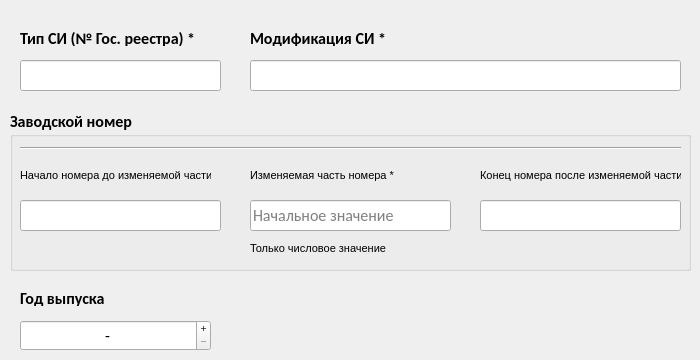
    <widget class="QWidget" name="tab">
     <attribute name="title">
      <string>Сведения о СИ</string>
     </attribute>
     <widget class="QSpinBox" name="spinBox_3">
      <property name="geometry">
       <rect>
        <x>20</x>
        <y>320</y>
        <width>191</width>
        <height>31</height>
       </rect>
      </property>
      <property name="font">
       <font>
        <family>Calibri</family>
        <pointsize>12</pointsize>
        <weight>50</weight>
        <bold>false</bold>
       </font>
      </property>
      <property name="cursor">
       <cursorShape>ArrowCursor</cursorShape>
      </property>
      <property name="mouseTracking">
       <bool>false</bool>
      </property>
      <property name="tabletTracking">
       <bool>false</bool>
      </property>
      <property name="focusPolicy">
       <enum>Qt::ClickFocus</enum>
      </property>
      <property name="contextMenuPolicy">
       <enum>Qt::DefaultContextMenu</enum>
      </property>
      <property name="acceptDrops">
       <bool>false</bool>
      </property>
      <property name="whatsThis">
       <string/>
      </property>
      <property name="accessibleName">
       <string/>
      </property>
      <property name="alignment">
       <set>Qt::AlignCenter</set>
      </property>
      <property name="buttonSymbols">
       <enum>QAbstractSpinBox::PlusMinus</enum>
      </property>
      <property name="specialValueText">
       <string>-</string>
      </property>
      <property name="showGroupSeparator" stdset="0">
       <bool>false</bool>
      </property>
      <property name="minimum">
       <number>1917</number>
      </property>
      <property name="maximum">
       <number>2060</number>
      </property>
      <property name="value">
       <number>1917</number>
      </property>
     </widget>
     <widget class="QGroupBox" name="groupBox">
      <property name="geometry">
       <rect>
        <x>10</x>
        <y>110</y>
        <width>681</width>
        <height>161</height>
       </rect>
      </property>
      <property name="font">
       <font>
        <family>Calibri</family>
        <pointsize>12</pointsize>
        <weight>75</weight>
        <bold>true</bold>
       </font>
      </property>
      <property name="title">
       <string>Заводской номер</string>
      </property>
      <widget class="Line" name="line">
       <property name="geometry">
        <rect>
         <x>10</x>
         <y>30</y>
         <width>661</width>
         <height>16</height>
        </rect>
       </property>
       <property name="orientation">
        <enum>Qt::Horizontal</enum>
       </property>
      </widget>
      <widget class="QLabel" name="label_15">
       <property name="geometry">
        <rect>
         <x>470</x>
         <y>50</y>
         <width>201</width>
         <height>31</height>
        </rect>
       </property>
       <property name="font">
        <font>
         <family>MS Shell Dlg 2</family>
         <pointsize>8</pointsize>
         <weight>50</weight>
         <bold>false</bold>
        </font>
       </property>
       <property name="autoFillBackground">
        <bool>false</bool>
       </property>
       <property name="lineWidth">
        <number>1</number>
       </property>
       <property name="midLineWidth">
        <number>1</number>
       </property>
       <property name="text">
        <string>Конец номера после изменяемой части</string>
       </property>
      </widget>
      <widget class="QLabel" name="label_12">
       <property name="geometry">
        <rect>
         <x>10</x>
         <y>50</y>
         <width>191</width>
         <height>31</height>
        </rect>
       </property>
       <property name="font">
        <font>
         <family>MS Shell Dlg 2</family>
         <pointsize>8</pointsize>
         <weight>50</weight>
         <bold>false</bold>
        </font>
       </property>
       <property name="autoFillBackground">
        <bool>false</bool>
       </property>
       <property name="lineWidth">
        <number>1</number>
       </property>
       <property name="midLineWidth">
        <number>1</number>
       </property>
       <property name="text">
        <string>Начало номера до изменяемой части</string>
       </property>
      </widget>
      <widget class="QLabel" name="label_14">
       <property name="geometry">
        <rect>
         <x>240</x>
         <y>50</y>
         <width>151</width>
         <height>31</height>
        </rect>
       </property>
       <property name="font">
        <font>
         <family>MS Shell Dlg 2</family>
         <pointsize>8</pointsize>
         <weight>50</weight>
         <bold>false</bold>
        </font>
       </property>
       <property name="autoFillBackground">
        <bool>false</bool>
       </property>
       <property name="lineWidth">
        <number>1</number>
       </property>
       <property name="midLineWidth">
        <number>1</number>
       </property>
       <property name="text">
        <string>Изменяемая часть номера *</string>
       </property>
      </widget>
      <widget class="QLineEdit" name="lineEdit_3">
       <property name="geometry">
        <rect>
         <x>10</x>
         <y>90</y>
         <width>201</width>
         <height>31</height>
        </rect>
       </property>
       <property name="font">
        <font>
         <weight>50</weight>
         <bold>false</bold>
        </font>
       </property>
       <property name="focusPolicy">
        <enum>Qt::ClickFocus</enum>
       </property>
       <property name="maxLength">
        <number>64</number>
       </property>
       <property name="clearButtonEnabled">
        <bool>true</bool>
       </property>
      </widget>
      <widget class="QLineEdit" name="lineEdit_4">
       <property name="geometry">
        <rect>
         <x>240</x>
         <y>90</y>
         <width>201</width>
         <height>31</height>
        </rect>
       </property>
       <property name="font">
        <font>
         <family>Calibri</family>
         <pointsize>12</pointsize>
         <weight>50</weight>
         <bold>false</bold>
        </font>
       </property>
       <property name="focusPolicy">
        <enum>Qt::ClickFocus</enum>
       </property>
       <property name="whatsThis">
        <string>Разрешен ввод чисел с ведущими нулям (например 0001)</string>
       </property>
       <property name="maxLength">
        <number>64</number>
       </property>
       <property name="placeholderText">
        <string>Начальное значение</string>
       </property>
       <property name="clearButtonEnabled">
        <bool>true</bool>
       </property>
      </widget>
      <widget class="QLineEdit" name="lineEdit_5">
       <property name="geometry">
        <rect>
         <x>470</x>
         <y>90</y>
         <width>201</width>
         <height>31</height>
        </rect>
       </property>
       <property name="font">
        <font>
         <weight>50</weight>
         <bold>false</bold>
        </font>
       </property>
       <property name="focusPolicy">
        <enum>Qt::ClickFocus</enum>
       </property>
       <property name="maxLength">
        <number>64</number>
       </property>
       <property name="frame">
        <bool>true</bool>
       </property>
       <property name="clearButtonEnabled">
        <bool>true</bool>
       </property>
      </widget>
      <widget class="QLabel" name="label_9">
       <property name="geometry">
        <rect>
         <x>240</x>
         <y>130</y>
         <width>191</width>
         <height>16</height>
        </rect>
       </property>
       <property name="font">
        <font>
         <family>MS Shell Dlg 2</family>
         <pointsize>8</pointsize>
         <weight>50</weight>
         <bold>false</bold>
        </font>
       </property>
       <property name="text">
        <string>Только числовое значение</string>
       </property>
      </widget>
     </widget>
     <widget class="QLabel" name="label_4">
      <property name="geometry">
       <rect>
        <x>20</x>
        <y>30</y>
        <width>201</width>
        <height>16</height>
       </rect>
      </property>
      <property name="font">
       <font>
        <family>Calibri</family>
        <pointsize>12</pointsize>
        <weight>75</weight>
        <bold>true</bold>
       </font>
      </property>
      <property name="text">
       <string>Тип СИ (№ Гос. реестра) *</string>
      </property>
     </widget>
     <widget class="QLabel" name="label_5">
      <property name="geometry">
       <rect>
        <x>250</x>
        <y>30</y>
        <width>201</width>
        <height>16</height>
       </rect>
      </property>
      <property name="font">
       <font>
        <family>Calibri</family>
        <pointsize>12</pointsize>
        <weight>75</weight>
        <bold>true</bold>
       </font>
      </property>
      <property name="text">
       <string>Модификация СИ *</string>
      </property>
     </widget>
     <widget class="QLabel" name="label_6">
      <property name="geometry">
       <rect>
        <x>20</x>
        <y>290</y>
        <width>201</width>
        <height>16</height>
       </rect>
      </property>
      <property name="font">
       <font>
        <family>Calibri</family>
        <pointsize>12</pointsize>
        <weight>75</weight>
        <bold>true</bold>
       </font>
      </property>
      <property name="text">
       <string>Год выпуска</string>
      </property>
     </widget>
     <widget class="QLineEdit" name="lineEdit">
      <property name="geometry">
       <rect>
        <x>20</x>
        <y>60</y>
        <width>201</width>
        <height>31</height>
       </rect>
      </property>
      <property name="font">
       <font>
        <family>Calibri</family>
        <pointsize>12</pointsize>
        <weight>50</weight>
        <bold>false</bold>
       </font>
      </property>
      <property name="focusPolicy">
       <enum>Qt::ClickFocus</enum>
      </property>
      <property name="styleSheet">
       <string notr="true"/>
      </property>
      <property name="maxLength">
       <number>32</number>
      </property>
      <property name="frame">
       <bool>true</bool>
      </property>
      <property name="clearButtonEnabled">
       <bool>true</bool>
      </property>
     </widget>
     <widget class="QLineEdit" name="lineEdit_2">
      <property name="geometry">
       <rect>
        <x>250</x>
        <y>60</y>
        <width>431</width>
        <height>31</height>
       </rect>
      </property>
      <property name="font">
       <font>
        <family>Calibri</family>
        <pointsize>12</pointsize>
        <weight>50</weight>
        <bold>false</bold>
       </font>
      </property>
      <property name="focusPolicy">
       <enum>Qt::ClickFocus</enum>
      </property>
      <property name="acceptDrops">
       <bool>false</bool>
      </property>
      <property name="maxLength">
       <number>128</number>
      </property>
      <property name="frame">
       <bool>true</bool>
      </property>
      <property name="clearButtonEnabled">
       <bool>true</bool>
      </property>
     </widget>
    </widget>
